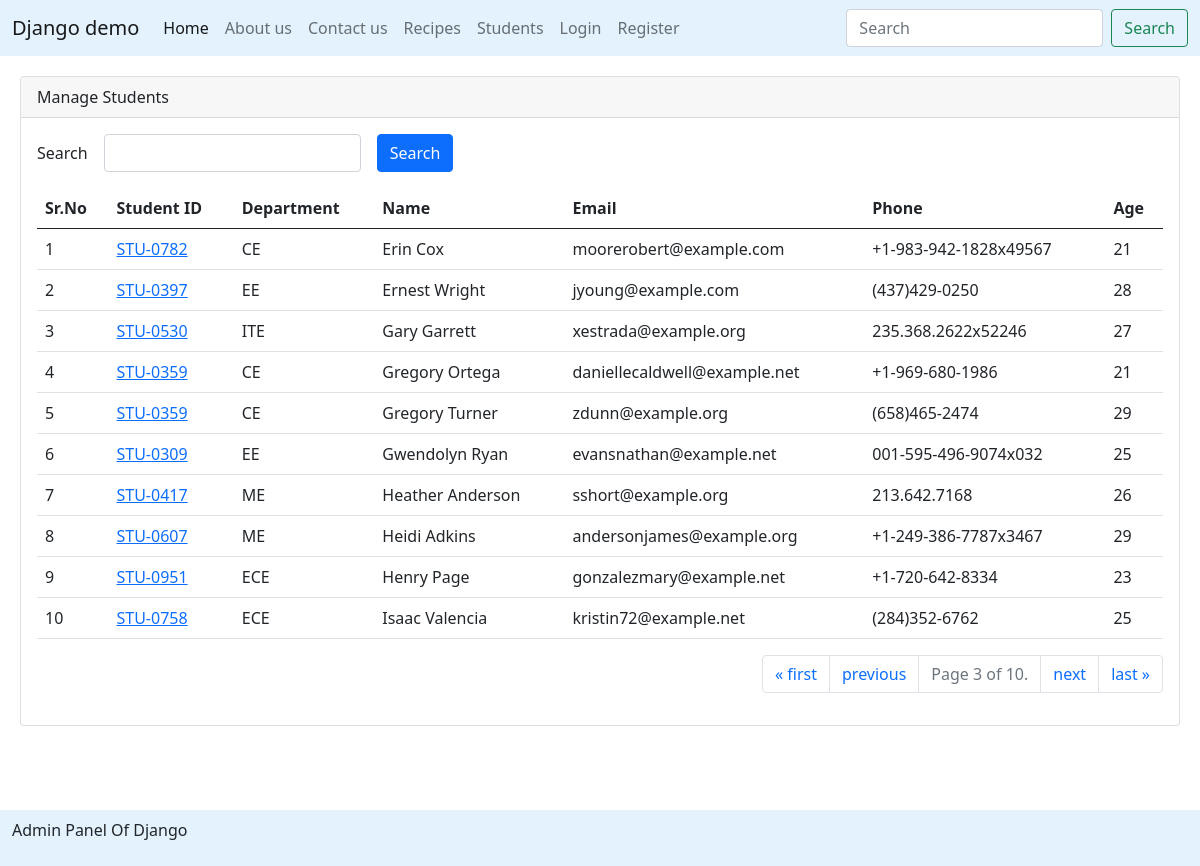
Screenshot of /students/?page=3 with the database file from the repository.
### recipe/models.py (models this page shows, shortened)
class Student(models.Model):
    department = models.ForeignKey(Department, related_name="depart", on_delete=models.CASCADE)
    student_id = models.OneToOneField(StudentID, related_name="studentid", on_delete=models.CASCADE)
    name = models.CharField(max_length=100)
    email = models.EmailField()
    phone = models.CharField(max_length=100)
    age = models.IntegerField()
    address = models.TextField(null=True, blank=True)
    is_deleted = models.BooleanField(default=False)
    objects = StudentsManager()
    admin_objects = models.Manager()
    class Meta:
        ordering = ['name']
        verbose_name = "student"

class StudentID(models.Model):
    student_id = models.CharField(max_length=100)
    def __str__(self) -> str:
        return self.student_id

class Department(models.Model):
    department = models.CharField(max_length=100)
    def __str__(self) -> str:
        return self.department
    class Meta:
        ordering = ['department']

### recipe/views.py (the view, shortened to what this page needs)
# urls.py: path('students/', get_students, name="get_students"),
def get_students(request):
   queryset = Student.objects.all()
   paginator = Paginator(queryset, 10)  # Show 25 contacts per page.
   page_number = request.GET.get("page",1)
   page_obj = paginator.get_page(page_number)
   context = {'page':'Django Students Data', 'students':page_obj}
   return render(request, 'report/students.html', context)

### recipe/models.py (called while the page is built)
    def get_queryset(self):
        return super().get_queryset().filter(is_deleted = False)

### recipe/templates/report/students.html (shortened to what this page needs)
{% extends "layouts/master.html" %}
{% block main %}
<div class="card" style="margin: 20px;">
    <div class="card-header">
       Manage Students
    </div>
    <div class="card-body">
        <form>
            <div class="mb-3">
                <div class="row g-3 align-items-center">
                    <div class="col-auto">
                        <label for="search" class="col-form-label">Search</label>
                    </div>
                    <div class="col-auto">
                        <input type="text" id="search" name="search"
                            class="form-control">
                    </div>
                    <div class="col-auto">
                        <button type="submit" class="btn btn-primary">
                            Search
                    </div>
                </div>
            </div>
        </form>
            <table class="table">
                <thead>
                    <tr>
                        <th>Sr.No</th>
                        <th>Student ID</th>
                        <th>Department</th>
                        <th>Name</th>
                        <th>Email</th>
                        <th>Phone</th>
                        <th>Age</th>
                    </tr>
                </thead>
                <tbody>
                    {% for student in students %}
                    <tr>
                        <td>{{ forloop.counter }}</td>
                        <td>
                            <a href="{% url 'see_marks' student.student_id %}">
                            {{ student.student_id }}
                        </a>
                        </td>
                        <td>{{ student.department }}</td>
                        <td>{{ student.name }}</td>
                        <td>{{ student.email }}</td>
                        <td>{{ student.phone }}</td>
                        <td>{{ student.age }}</td>
                    </tr>
                    {% endfor %}
                </tbody>
            </table>
            <nav aria-label="Page navigation example">
                <ul class="pagination justify-content-end">
                  {% if students.has_previous %}
                  <li class="page-item"><a class="page-link" href="?page=1">&laquo; first</a></li>
                    <li class="page-item"><a class="page-link" href="?page={{ students.previous_page_number }}">previous</a></li>
              {% endif %}
              <li class="page-item disabled">
                <a class="page-link" href="#">
                    Page {{ students.number }} of {{ students.paginator.num_pages }}.
                </a>
              </li>
              {% if students.has_next %}
              <li class="page-item"><a class="page-link" href="?page={{ students.next_page_number }}">next</a></li>
                <li class="page-item"><a class="page-link" href="?page={{ students.paginator.num_pages }}">last &raquo;</a></li>
              {% endif %}
                </ul>
              </nav>
    </div>
</div>
<br>
<br>
<br>
<br>
<br>
    {% endblock %}

### rows the page displays
Student: student_id "STU-0782", department "CE", name "Erin Cox", email "moorerobert@example.com", phone "+1-983-942-1828x49567", age "21"
Student: student_id "STU-0397", department "EE", name "Ernest Wright", email "jyoung@example.com", phone "(437)429-0250", age "28"
Student: student_id "STU-0530", department "ITE", name "Gary Garrett", email "xestrada@example.org", phone "235.368.2622x52246", age "27"
Student: student_id "STU-0359", department "CE", name "Gregory Ortega", email "daniellecaldwell@example.net", phone "+1-969-680-1986", age "21"
Student: student_id "STU-0359", department "CE", name "Gregory Turner", email "zdunn@example.org", phone "(658)465-2474", age "29"
Student: student_id "STU-0309", department "EE", name "Gwendolyn Ryan", email "evansnathan@example.net", phone "001-595-496-9074x032", age "25"
Student: student_id "STU-0417", department "ME", name "Heather Anderson", email "sshort@example.org", phone "213.642.7168", age "26"
Student: student_id "STU-0607", department "ME", name "Heidi Adkins", email "andersonjames@example.org", phone "+1-249-386-7787x3467", age "29"
Student: student_id "STU-0951", department "ECE", name "Henry Page", email "gonzalezmary@example.net", phone "+1-720-642-8334", age "23"
Student: student_id "STU-0758", department "ECE", name "Isaac Valencia", email "kristin72@example.net", phone "(284)352-6762", age "25"

### other values shown
{{ students.number }} "3"
{{ students.paginator.num_pages }} "10"
